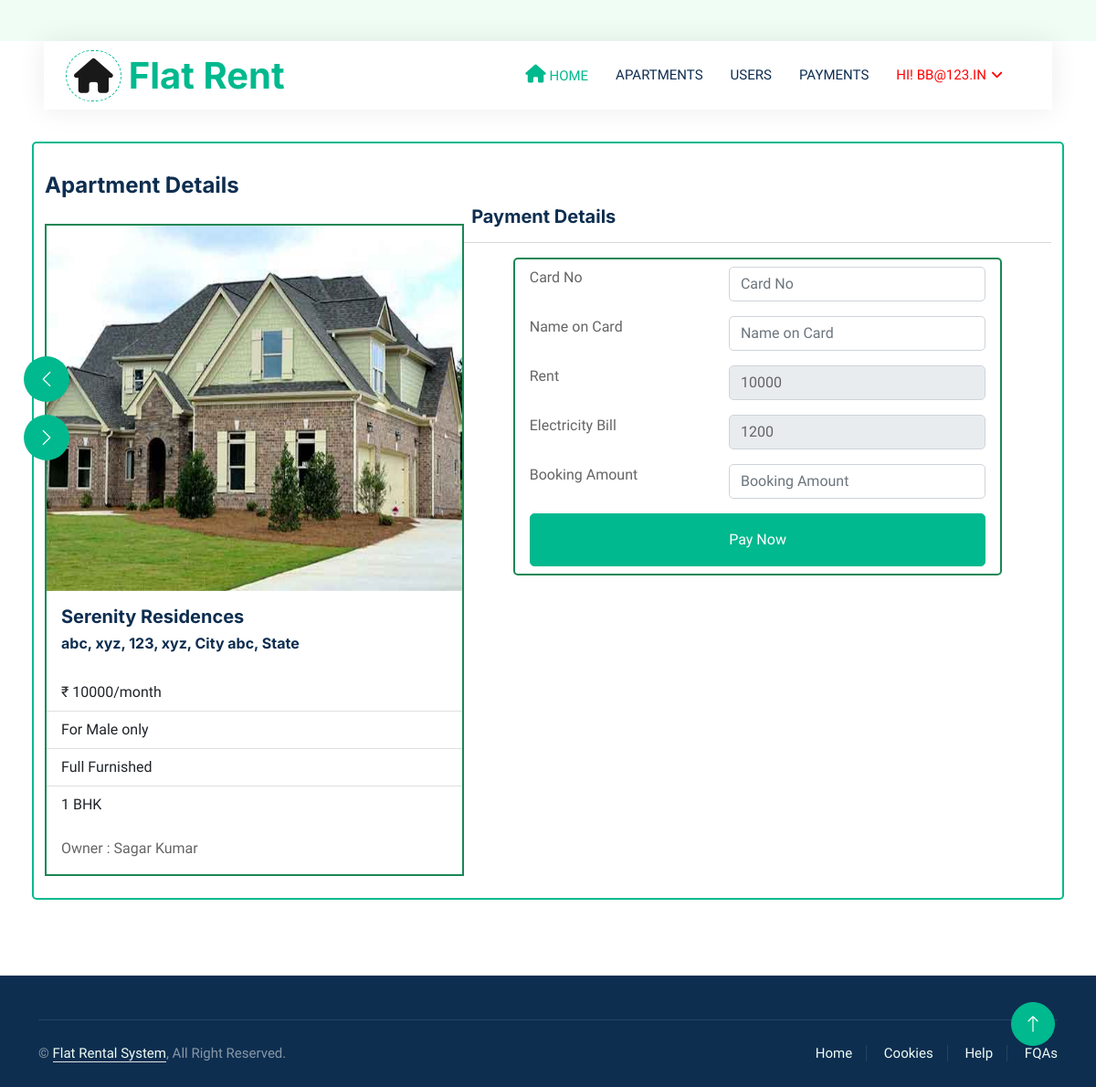
Screenshot of /user_apartment_detail/3/ (signed in) with the database file from the repository.
### Flatapp/models.py (models this page shows, shortened)
class Apartment(models.Model):
    owner = models.ForeignKey(Owner, on_delete=models.CASCADE, null=True, blank=True)
    name = models.CharField(max_length=100, null=True, blank=True)
    address = models.CharField(max_length=100, null=True, blank=True)
    city = models.CharField(max_length=100, null=True, blank=True)
    state = models.CharField(max_length=200, null=True, blank=True)
    furnish = models.CharField(max_length=200, null=True, blank=True)
    atype = models.CharField(max_length=200, null=True, blank=True)
    ebill = models.CharField(max_length=200, null=True, blank=True)
    extra = models.CharField(max_length=200, null=True, blank=True)
    gender = models.CharField(max_length=200, null=True, blank=True)
    rent = models.CharField(max_length=200, null=True, blank=True)
    pic1 = models.FileField(null=True, blank=True)
    pic2 = models.FileField(null=True, blank=True)
    pic3 = models.FileField(null=True, blank=True)
    pic4 = models.FileField(null=True, blank=True)
    status = models.IntegerField(choices=STATUS, default=1)
    creationdate = models.DateTimeField(auto_now_add=True)

class Owner(models.Model):
    user = models.ForeignKey(User, on_delete=models.CASCADE, null=True, blank=True)
    address = models.CharField(max_length=100, null=True, blank=True)
    mobile = models.CharField(max_length=100, null=True, blank=True)
    elect_img = models.FileField(null=True, blank=True)
    sec_question = models.CharField(max_length=200, null=True, blank=True)
    answer = models.CharField(max_length=200, null=True, blank=True)
    aadhar_img = models.FileField(null=True, blank=True)
    gender = models.CharField(max_length=200, null=True, blank=True)
    status = models.IntegerField(choices=STATUS, default=2)
    creationdate = models.DateTimeField(auto_now_add=True)

### Flatapp/views.py (the view, shortened to what this page needs)
# urls.py: path('user_apartment_detail/<int:aid>/', user_apartment_detail, name="user_apartment_detail"),
@login_required(login_url='/user_login/')
def user_apartment_detail(request, aid):
    data = Apartment.objects.get(id=aid)
    existing_payment = Payment.objects.filter(apart=data, register__user=request.user).exists()
    return render(request, "user_apartment_detail.html", locals())

### Flatapp/templates/user_apartment_detail.html (shortened to what this page needs)
{% extends 'index.html' %}
{% load static %}
{% block body %}
<link rel="stylesheet" href="https://cdnjs.cloudflare.com/ajax/libs/font-awesome/6.2.0/css/all.min.css" />
<div class="container-fluid mb-5 wow fadeIn" data-wow-delay="0.1s" style="padding: 35px;">
            <div class="card container border border-2 border-primary py-4"><br><br>
                <div class="container-fluid header p-0"><br><br><br>
                  <div class="row py-2">
                    <div class="col-md-3 text-start">
                        <h4>Apartment Details</h4>
                    </div><br><br>
                  </div>
                <div class="row g-0 align-items-center flex-column-reverse flex-md-row">
                    <div class="col-md-5 animated fadeIn border border-2 border-success">
                        <div class="owl-carousel header-carousel">
                            <div class="owl-carousel-item">
                                <img class="img-fluid" src="{{data.pic1.url}}" style="width:505px;height:400px" alt="">
                            </div>
                        </div>
                        <div class="card-body">
                            <h5 class="card-title">{{data.name}}</h5>
                            <h6>
                                {{data.address}}, {{data.city}} {{data.state}}
                            </h6>
                          </div>
                          <ul class="list-group list-group-flush">
                            <li class="list-group-item">₹ {{data.rent}}/month</li>
                            <li class="list-group-item">
                              For {{data.gender}} only
                            </li>
                            <li class="list-group-item">{{data.furnish}}</li>
                            <li class="list-group-item">{{data.atype}}</li>
                          </ul>
                          <div class="card-body">
                            Owner : {{data.owner.user.first_name}}
                          </div>
                    </div>
                    <div class="col-md-7">
                        <h5 class="px-2" style="margin-top:-350px;">Payment Details</h5>
                        <hr>
                        <div class="wow fadeInUp justify-content-center" data-wow-delay="0.5s">
                            <form method="post" enctype="multipart/form-data">
                                <div class="col-md-10 g-3 container card border border-2 border-success">
                                    <div class="row py-2">
                                        <div class="col-md-5">
                                            <label for="Card">Card No</label>
                                        </div>
                                        <div class="col-md-7">
                                            <input type="number" name="cardno" id="Card" class="form-control col-md-8" placeholder="Card No" required oninput="validateCardNumber(this)">
                                        </div>
                                    </div>
                                    <div class="row py-2">
                                        <div class="col-md-5">
                                            <label for="Name">Name on Card</label>
                                        </div>
                                        <div class="col-md-7">
                                            <input type="text" id="Name" name="nameoncard" class="form-control col-md-8 " placeholder="Name on Card" required>
                                        </div>
                                    </div>
                                    <div class="row py-2">
                                        <div class="col-md-5">
                                            <label for="Rent">Rent</label>
                                        </div>
                                        <div class="col-md-7">
                                            <input type="text" id="Rent" class="form-control col-md-8" value="{{data.rent}}" placeholder="Rent" readonly>
                                        </div>
                                    </div>
                                    <div class="row py-2">
                                        <div class="col-md-5">
                                            <label for="Electricity">Electricity Bill</label>
                                        </div>
                                        <div class="col-md-7">
                                            <input type="text" id="Electricity" class="form-control col-md-8 " value="{{data.ebill}}" placeholder="Electricity Bill" readonly>
                                        </div>
                                    </div>
                                    <div class="row py-2">
                                        <div class="col-md-5">
                                            <label for="Booking">Booking Amount</label>
                                        </div>
                                        <div class="col-md-7">
                                            <input type="number" step="any" id="Booking" name="amount" class="form-control col-md-8 " placeholder="Booking Amount" required>
                                        </div>
                                    </div>
                                    <div class="col-12 py-2">
                                        <button class="btn btn-primary w-100 py-3" type="submit">Pay Now</button>
                                    </div>
                                </div>
                            </form>
                        </div>
                    </div>
                </div>
        </div>
            </div>
        </div>
{% endblock %}

### Flatapp/templates/index.html (shortened to what this page needs)
<!DOCTYPE html>
{% load static %}
<html lang="en">
<head>
    <link href="https://cdnjs.cloudflare.com/ajax/libs/font-awesome/5.10.0/css/all.min.css" rel="stylesheet">
    <link href="https://cdn.jsdelivr.net/npm/bootstrap-icons@1.4.1/font/bootstrap-icons.css" rel="stylesheet">
    <link href="{% static 'lib/animate/animate.min.css' %}" rel="stylesheet">
    <link href="{% static 'lib/owlcarousel/assets/owl.carousel.min.css' %}" rel="stylesheet">
    <link href="{% static 'css/bootstrap.min.css' %}" rel="stylesheet">
    <link rel="stylesheet" href="https://cdnjs.cloudflare.com/ajax/libs/font-awesome/4.7.0/css/font-awesome.min.css">
    <link href="{% static 'css/style.css' %}" rel="stylesheet">
</head>
<body>
    <div class="container-xxl bg-white p-0">
        <div class="container-fluid nav-bar bg-transparent">
            <nav class="navbar navbar-expand-lg bg-white navbar-light py-0 px-4">
                <a href="/" class="navbar-brand d-flex align-items-center text-center">
                    <div class="icon p-2 me-2">
                        <i class="fa fa-home" style='font-size:38px;'></i>
                    </div>
                    <h1 class="m-0 text-primary">Flat Rent</h1>
                </a>
                <div class="collapse navbar-collapse" id="navbarCollapse">
                    <div class="navbar-nav ms-auto">
                        <a href="/" class="nav-item nav-link active"><i class='fas fa-home' style='font-size:20px'></i> Home</a>
                        {% if request.user.is_authenticated %}
                            {% if request.user.is_staff %}
                                <a href="/owner_table/" class="nav-item nav-link"> Owners</a>
                                <a href="/user_table/" class="nav-item nav-link"> Users</a>
                                <a href="/apartment_admtable/" class="nav-item nav-link"> Apartments</a>
                                <a href="/feedback/" class="nav-item nav-link"> Feedbacks</a>
                                <div class="nav-item dropdown">
                                    <a href="#" class="nav-link dropdown-toggle" data-bs-toggle="dropdown" style="color:red"> Hi! {{ request.user.username }}</a>
                                    <div class="dropdown-menu rounded-0 m-0">
                                        <a href="/admin_change_password/" class="dropdown-item">Change Password</a>
                                        <a href="/logout_user/" class="dropdown-item">Logout</a>
                                    </div>
                                </div>
                        {% elif request.user.owner_set.all %}
                                <a href="/apartment_table/" class="nav-item nav-link"> Apartments</a>
                                <a href="/user_booking_list/" class="nav-item nav-link"> Users</a>
                                <a href="/user_payment/" class="nav-item nav-link"> Payments</a>
                                <div class="nav-item dropdown">
                                    <a href="#" class="nav-link dropdown-toggle" style="color:red" data-bs-toggle="dropdown"> Hi! {{ request.user.username }}</a>
                                </div>
                        {% endif %}
                    {% endif %}
                </div>
            </nav>
        </div>
{% block body %}
{% endblock %}
        <div class="container-fluid bg-dark text-white-50 footer pt-5 mt-5 wow fadeIn" data-wow-delay="0.1s">
            <div class="container">
                <div class="copyright">
                    <div class="row">
                        <div class="col-md-6 text-center text-md-start mb-3 mb-md-0">
                            &copy; <a class="border-bottom" href="#">Flat Rental System</a>, All Right Reserved.
								</div>
                        <div class="col-md-6 text-center text-md-end">
                            <div class="footer-menu">
                                <a href="">Home</a>
                                <a href="">Cookies</a>
                                <a href="">Help</a>
                                <a href="">FQAs</a>
                            </div>
                        </div>
                    </div>
                </div>
            </div>
        </div>
        <a href="#" class="btn btn-lg btn-primary btn-lg-square back-to-top"><i class="bi bi-arrow-up"></i></a>
    </div>
</body>
</html>

### Flatapp/static/css/style.css (style rules this page uses)
:root { --primary: #00B98E; --secondary: #FF6922; --light: #EFFDF5; --dark: #0E2E50; }
.back-to-top { position: fixed; display: none; right: 45px; bottom: 45px; z-index: 99; }
.btn { transition: .5s; }
.btn.btn-primary, .btn.btn-secondary { color: #FFFFFF; }
.btn-lg-square { width: 48px; height: 48px; }
.btn-square, .btn-sm-square, .btn-lg-square { padding: 0; display: flex; align-items: center; justify-content: center; font-weight: normal; border-radius: 50px; }
.nav-bar { position: relative; margin-top: 45px; padding: 0 3rem; transition: .5s; z-index: 9999; }
.navbar { box-shadow: 0 0 30px rgba(0, 0, 0, .08); }
.navbar .dropdown-toggle::after { border: none; content: "\f107"; font-family: "Font Awesome 5 Free"; font-weight: 900; vertical-align: middle; margin-left: 5px; transition: .5s; }
.navbar-light .navbar-nav .nav-link { margin-right: 30px; padding: 25px 0; color: #FFFFFF; font-size: 15px; text-transform: uppercase; outline: none; }
.navbar-light .navbar-nav .nav-link:hover, .navbar-light .navbar-nav .nav-link.active { color: var(--primary); }
.navbar-light .navbar-brand { height: 75px; }
.navbar-light .navbar-nav .nav-link { color: var(--dark); font-weight: 500; }
@media (min-width: 992px) { .header { margin-top: -120px; } }
.icon { padding: 15px; display: inline-flex; align-items: center; justify-content: center; background: #FFFFFF !important; border-radius: 50px; border: 1px dashed var(--primary) !important; }
.footer .copyright { padding: 25px 0; font-size: 15px; border-top: 1px solid rgba(256, 256, 256, .1); }
.footer .copyright a { color: var(--light); }
.footer .footer-menu a { margin-right: 15px; padding-right: 15px; border-right: 1px solid rgba(255, 255, 255, .1); }
.footer .footer-menu a:last-child { margin-right: 0; padding-right: 0; border-right: none; }

### rows the page displays
Apartment: pic1 (picture), name "Serenity Residences", address "abc, xyz, 123", city "xyz, City", state "abc, State", rent "10000", gender "Male", furnish "Full Furnished", atype "1 BHK", owner.user.first_name "Sagar Kumar", ebill "1200"

### other values shown
{{ request.user.username }} "BB@123.IN"
